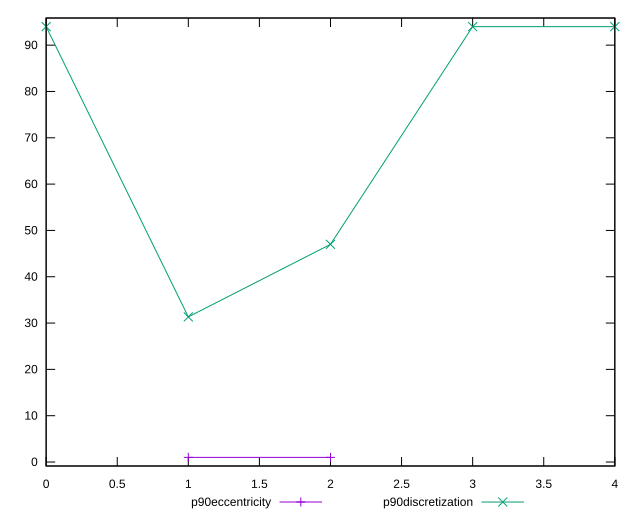

The script that saved this image:
reset

$p90Eccentricity <<EOF
1 1.000000000000004
2 1.0000000000000007
EOF

$p90Discretization <<EOF
0 94
1 31.333333333333332
2 47
3 94
4 94
EOF

set key outside below
set xrange [0:4]
set yrange [-0.8599999999999994:95.86]
set trange [-0.8599999999999994:95.86]
set terminal svg size 640, 520 enhanced background rgb 'white'
set output "report_00023_2021-02-20T12:14:57.249Z/unminified-javascript/progression/eccentricity.svg"

plot $p90Eccentricity title "p90eccentricity" with linespoints, \
     $p90Discretization title "p90discretization" with linespoints

reset
